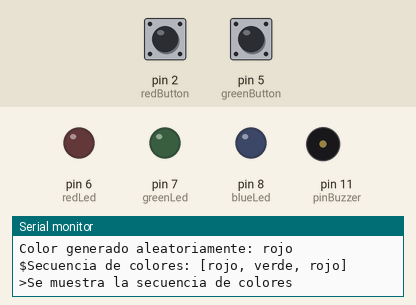
Simulated run of this sketch. Board: Arduino Uno, built with avr-gcc and run on an emulated ATmega328P. Shown: output pins drawn as LEDs (lit = HIGH), buzzer (waves = sounding), the last lines printed to the serial monitor. Dashed ring = blinking. The inputs (shaded band) are chosen by the test bench; at power-on: pin 5 (greenButton) LOW, pin 2 (redButton) LOW. Random numbers use the default seed unless the sketch sets one.

Above: at 7.4 s.
7.5 s: pin 5 (greenButton) pulled HIGH for 0.15 s
At 10.2 s:
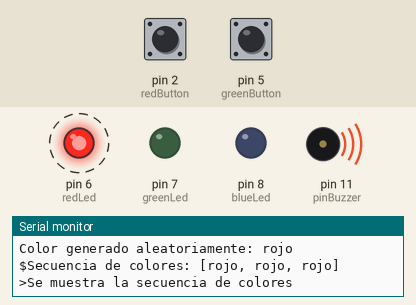
At 10.7 s:
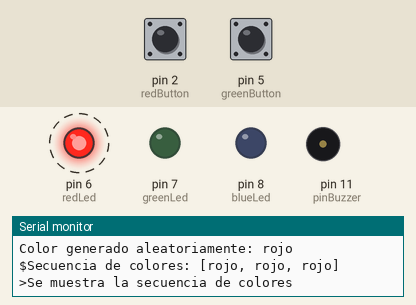
Timing chart, 0 to 16.4 s (numbered marks = the images above; inputs shaded):
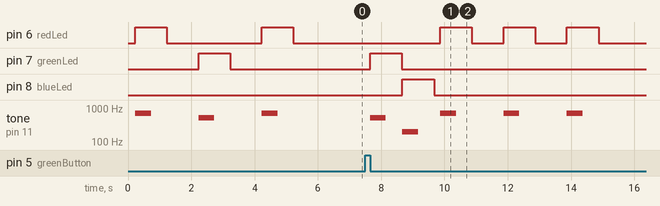

The sketch:

Ejercicio1.3.ino
```cpp
// Pins
const int redButton = 2;
const int greenButton = 5;
const int redLed = 6;
const int greenLed = 7;
const int blueLed = 8;
const int pinBuzzer = 11;

// Sonido para cada color
const int redSound = 698;
const int greenSound = 523;
const int failSound = 200;

// Almacena si el botón está pulsado (1) o despulsado (0)
int redButtonPushed = 0;
int greenButtonPushed = 0;

// Indica el tamaño máximo de la secuencia
const int MAX_COLOR_SEQUENCE_SIZE = 10;
// Indica el tamaño inicial de la secuencia
const int INITIAL_COLOR_SEQUENCE_SIZE = 3;
// Almacena una secuencia de hasta 10 colores
int colorSequence[10]; // Cada color está representado por el pin del led de dicho color
// Indica el nº colores almacenados actualmente en el array anterior
int colorSequenceSize;

// Indica el número de colores de la secuencia acertados por el jugador
int numSuccessfulColors = 0;

void setup() {
  Serial.begin(9600);
  Serial.println("\n---------\n  Setup\n---------");

  // Entradas de los botones
  pinMode(redButton, INPUT);
  pinMode(greenButton, INPUT);

  // Salidas de los leds
  pinMode(redLed, OUTPUT);
  pinMode(greenLed, OUTPUT);
  pinMode(blueLed, OUTPUT);

  // Leemos un pin analógico vacío para que el ruido analógico cause que la función
  // randomSeed() genere diferentes semillas cada vez que se inicia el sketch, para la función random()
  randomSeed(analogRead(0));

  generateRandomColorSequence();
  showColorSequence();
}

void loop() {

  // Comprobamos la pulsación de los botones
  if (checkIfRedButtonIsPushed()) {
    // Si se pulsa el botón rojo, es que el jugador quiere indicar que en la secuencia se debe encender el led rojo
    checkUserTry(redLed); // comprobamos esa suposición del usuario
  }
  // Si se ha pulsado el botón rojo, no se comprueba si se está pulsando el verde en ese mismo instante
  else if (checkIfGreenButtonIsPushed()) {
    // Si se pulsa el botón verde, es que el jugador quiere indicar que en la secuencia se debe encender el led verde
    checkUserTry(greenLed); // comprobamos esa suposición del usuario
  }

}

void checkUserTry(int userLedColor) {
  // Comparamos el color introducido por el usuario con el color que debía haber introducido
  int expectedLedColor = colorSequence[numSuccessfulColors];

  // Si acierta
  if (userLedColor == expectedLedColor) {
    Serial.println("\n-El jugador ha acertado el color\n");

    // Se incrementa el número de colores acertados
    numSuccessfulColors++;

    // Comprobamos si el jugador ha acertado toda la secuencia
    checkIfPlayerHasCompletedColorSequence();
  }
  // Si falla
  else {
    Serial.println("\n-El jugador ha fallado el color\n");

    // Encedemos el led azul para indicar que el jugador ha fallado
    switchOnLedForOneSecondAndPlaySound(blueLed);

    // El juego se debe resetear (se establece el nº aciertos a 0, se genera una nueva secuencia, y se muestra)
    numSuccessfulColors = 0;
    generateRandomColorSequence();
    showColorSequence();
  }
}

void checkIfPlayerHasCompletedColorSequence() {
  // Si el jugador ha acertado todos los colores de la secuencia actual
  if (numSuccessfulColors == colorSequenceSize) {
    Serial.println("--El jugador ha acertado todos los colores de la secuencia actual\n");

    // Se incrementa la secuencia (en caso de ser posible)
    incrementColorSequence();
    // Se establece el numero de aciertos a 0
    numSuccessfulColors = 0;
    // Se vuelve a mostrar la secuencia
    showColorSequence();
  }
}

/* Enciende el led sólo cuando se suelte el botón */
boolean checkIfRedButtonIsPushed() {
  // Comprobamos si el botón está pulsado o despulsado actualmente
  int redButtonActualState = digitalRead(redButton);

  // Si han pulsado el botón rojo y estaba sin pulsar
  if (redButtonActualState == HIGH && redButtonPushed == 0) {
    Serial.println("Boton rojo pulsado");
    // Marcamos el botón como pulsado
    redButtonPushed = 1;
  }

  // Si han quitado el dedo del botón rojo
  else if (redButtonActualState == LOW && redButtonPushed == 1) {
    // Lo marcamos como despulsado
    Serial.println("Boton rojo despulsado");
    redButtonPushed = 0;

    // Encendemos el led rojo durante 1 seg
    switchOnLedForOneSecondAndPlaySound(redLed);

    Serial.println("Led termina de encenderse despues de pulsar boton");

    // Devolvemos cierto, porque el jugador ha introducido un color
    return true;
  }

  // Devolvemos falso, porque el jugador NO ha introducido un color
  return false;
}

/* Enciende el led sólo cuando se suelte el botón */
boolean checkIfGreenButtonIsPushed() {
  // Comprobamos si el botón está pulsado o despulsado actualmente
  int greenButtonActualState = digitalRead(greenButton);

  // Si han pulsado el botón rojo y estaba sin pulsar
  if (greenButtonActualState == HIGH && greenButtonPushed == 0) {
    Serial.println("Boton verde pulsado");
    // Marcamos el botón como pulsado
    greenButtonPushed = 1;
  }

  // Si han quitado el dedo del botón rojo
  else if (greenButtonActualState == LOW && greenButtonPushed == 1) {
    // Lo marcamos como despulsado
    Serial.println("Boton verde despulsado");
    greenButtonPushed = 0;

    // Encendemos el led rojo durante 1 seg
    switchOnLedForOneSecondAndPlaySound(greenLed);

    Serial.println("Led termina de encenderse despues de pulsar boton");

    // Devolvemos cierto, porque el jugador ha introducido un color
    return true;
  }

  // Devolvemos falso, porque el jugador NO ha introducido un color
  return false;
}

void showColorSequence() {
  Serial.println("\n>Se muestra la secuencia de colores\n");

  for (int i = 0; i < colorSequenceSize; i++) {
    switchOnLedForOneSecondAndPlaySound(colorSequence[i]);
    delay(1000); // se espera un segundo entre cada parpadeo
  }
}

void switchOnLedForOneSecondAndPlaySound(int ledColor) {
  playSound(ledColor);

  digitalWrite(ledColor, HIGH);
  delay(500);
  stopSound();
  delay(500);
  digitalWrite(ledColor, LOW);
}

void playSound(int ledColor){
  // En función del color del led, reproducimos un sonido u otro
  switch (ledColor) {
    case redLed:
      tone(pinBuzzer, redSound);
      break;
    case greenLed:
      tone(pinBuzzer, greenSound);
      break;
    case blueLed:
      tone(pinBuzzer, failSound);
      break;
  }
}

void stopSound(){
  noTone(pinBuzzer);
}

int randomColor() {
  // Generamos numero aleatorio que solo pueda tomar dos valores: 0 ó 1
  long randomColor = random(2);
  // El 0 representa el rojo y el 1 el verde
  Serial.println(String("Color generado aleatoriamente: ") + String(randomColor == 0L ? "rojo" : "verde"));
  // Si el número aleatorio generado es 0, retornamos el pin donde se encuentra el led rojo
  // y si no (si es 1), retornamos el pin donde se encuentra el led verde
  return randomColor == 0L ? redLed : greenLed;
}

void generateRandomColorSequence() {
  Serial.println("@Se genera una secuencia aleatoria de tamanio inicial: "
                 + String(INITIAL_COLOR_SEQUENCE_SIZE) + String("\n"));

  // Se establece el tamaño de la secuencia con el valor que debe tener al inicio de un nuevo juego
  colorSequenceSize = INITIAL_COLOR_SEQUENCE_SIZE;

  // Generamos la secuencia inicial de forma aleatorio
  for (int i = 0; i < colorSequenceSize; i++) {
    colorSequence[i] = randomColor();
  }
  serialPrintColorSequence();
}

void incrementColorSequence() {
  // Si no se ha alcanzado el tamaño máximo de la sequencia:
  if (colorSequenceSize < MAX_COLOR_SEQUENCE_SIZE) {
    // Añadimos un nuevo color a la sequencia
    colorSequence[colorSequenceSize] = randomColor();
    colorSequenceSize++;

    Serial.println("\n#Se aniade un nuevo color a la secuencia");
    serialPrintColorSequence();
  }
  // Si se ha alcanzado, se genera una nueva secuencia aleatoria con el tamaño inicial
  else {
    colorSequenceSize = INITIAL_COLOR_SEQUENCE_SIZE;
    generateRandomColorSequence();

    Serial.println("\n#Se ha llegado al maximo tamanio posible de la secuencia. "
                   "Se va a generar una nueva secuencia del tamanio inicial\n");
  }
}

/* Muestra por la consola los valores actuales de la secuencia */
void serialPrintColorSequence() {
  String stringColorSequence = "\n$Secuencia de colores: [";

  for (int i = 0; i < colorSequenceSize; i++) {
    stringColorSequence += colorSequence[i] == redLed ? "rojo" : "verde";
    if (i < colorSequenceSize - 1)
      stringColorSequence += ", ";
  }
  stringColorSequence += "]";

  Serial.println(stringColorSequence);
}
```

Measured:
- after the input at 7.5 s, pin 6 (redLed): alternates HIGH for 1.0 s and LOW for 1.0 s, starting after 2.4 s; pin 7 (greenLed): LOW → HIGH after 0.15 s, → LOW 1.0 s later
